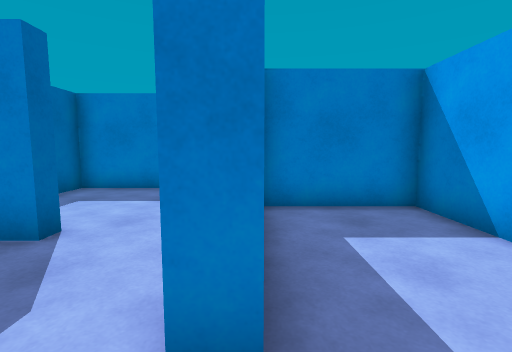
View 1 (above)

15 first-person views from a walk through a 3-D level made in the Unity game engine. The camera is 1.3 m above the floor, tilts 6° down and sees 85° across. The floor is counted in squares, 1 m on a side. Each view is taken from the middle of a square. On the plan, view 1 faces up. The plan holds only what a view shows up to about 13 squares ahead; the rest is blank.

View 2
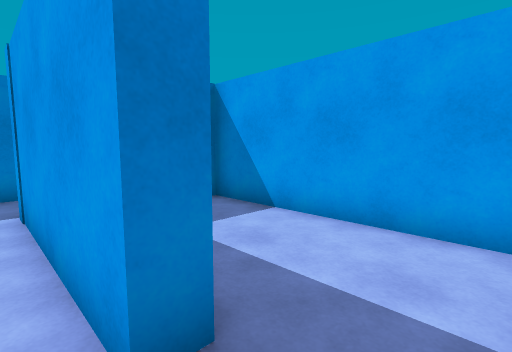

View 3
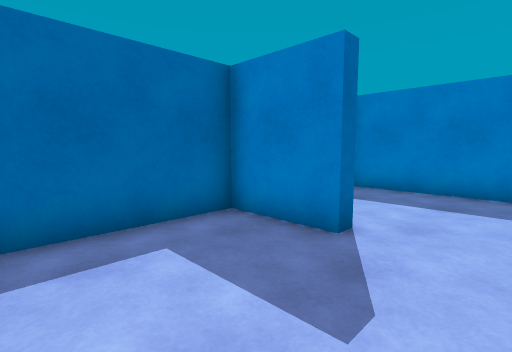

View 4
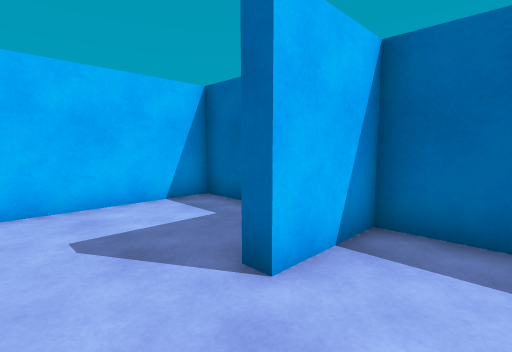

View 5
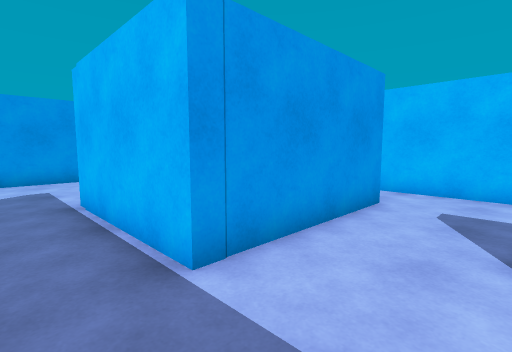

View 6
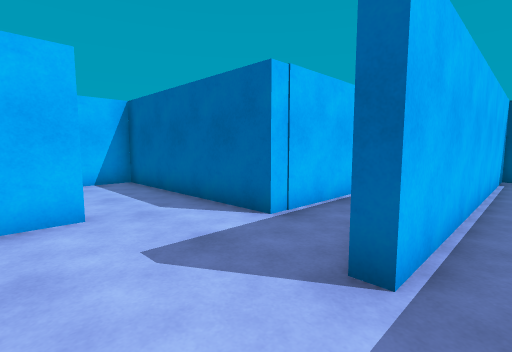

View 7
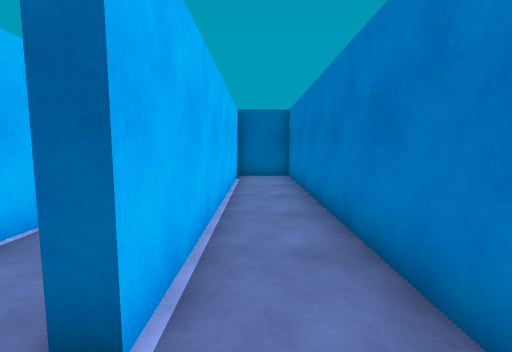

View 8
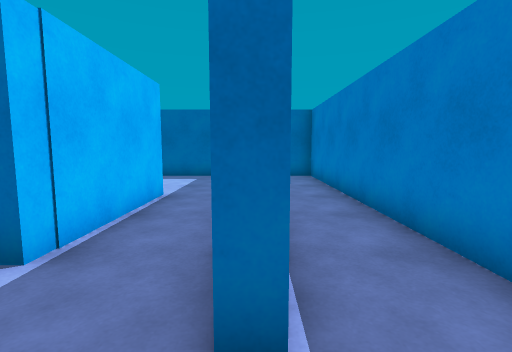

View 9
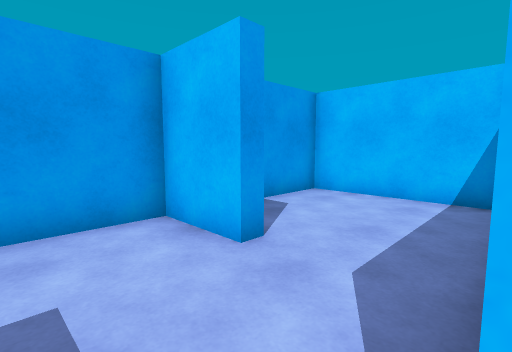

View 10
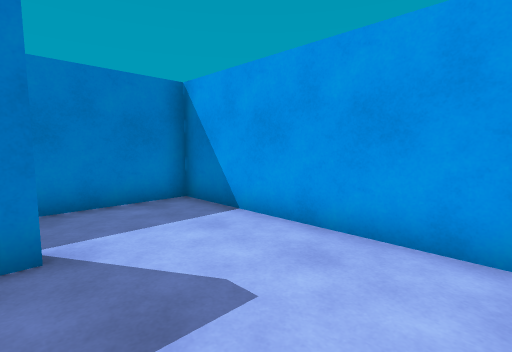

View 11
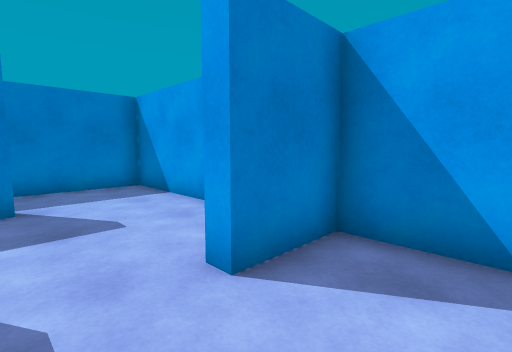

View 12
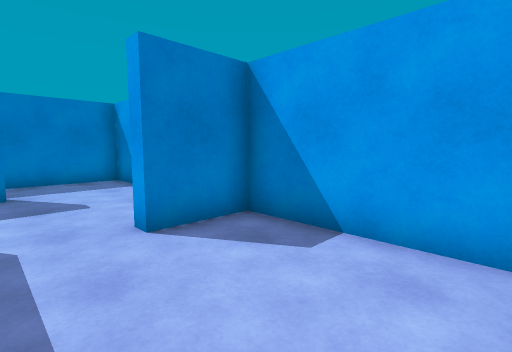

View 13
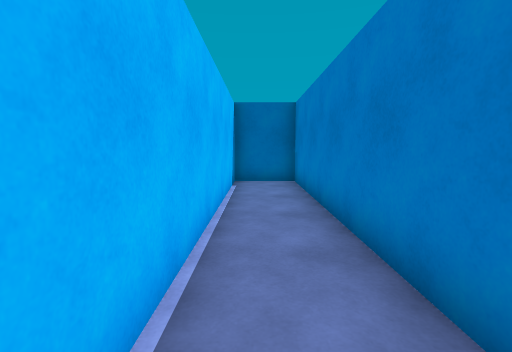

View 14
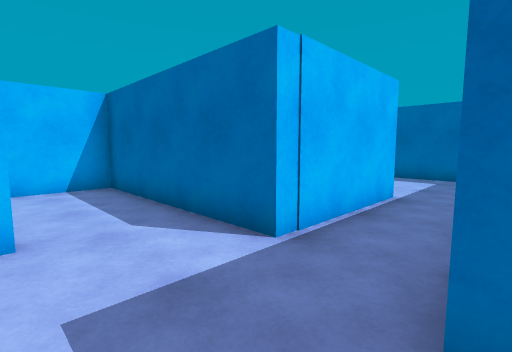

View 15
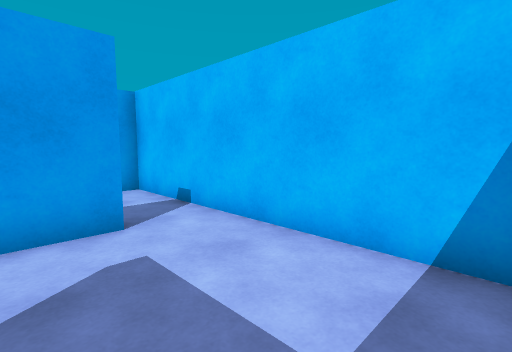

### Floor plan
Points are (right, up) in squares from view 1. A wall is a line through its corners. A room is listed if a view was taken in it or the views show most of it. See-through windows are left out.
Room 1 (view 1)
walls: (0.1, 1.4) (-0.5, 1.4); (-0.5, -0.5) (3.5, -0.5) (3.5, 6) (0.1, 6)
ways out: opening at (0, 0.5) to room 2
Room 2 (views 2, 3, 4, 5, 15)
walls: (-0.5, 1.4) (-0.5, 6.5); (-0.2, 8.7) (-5.5, 8.7) (-5.5, 4.2) (-3, 4.2) (-3, 3.8) (-5.5, 3.8) (-5.5, -0.5) (-0.5, -0.5)
ways out: opening at (0, 0.5) to room 1; opening at (-1, 7.5) to room 3
Room 3 (views 6, 7, 8, 9, 10, 13, 14)
walls: (-0.5, 6.5) (4, 6.5) (4, 4.5); (6.7, 4.5) (8.9, 4.5) (8.9, 11.5) (-5.5, 11.5) (-5.5, 9.2) (5.4, 9.2) (5.4, 8.7) (5, 8.7)
ways out: opening at (-1, 7.5) to room 2; opening at (5.5, 4) to room 4
Room 4 (views 11, 12)
walls: (4, 4.5) (4, -0.5) (8.9, -0.5) (8.9, 4.1) (6.7, 4.1) (6.7, 4.5)
ways out: opening at (5.5, 4) to room 3

Where each view was taken, in squares from view 1:
view 1: 0 up, 0 right, facing up
view 2: 0 up, 1 left, facing up-right
view 3: 0 up, 1 left, facing up-left
view 4: 6 up, 1 left, facing down-left
view 5: 8 up, 3 left, facing down-right
view 6: 10 up, 8 right, facing down-left
view 7: 10 up, 7 right, facing left
view 8: 9 up, 7 right, facing left
view 9: 7 up, 4 right, facing down-right
view 10: 5 up, 5 right, facing up-right
view 11: 2 up, 5 right, facing up-right
view 12: 0 up, 5 right, facing up-right
view 13: 10 up, 5 right, facing left
view 14: 9 up, 7 right, facing down-left
view 15: 3 up, 5 left, facing down-right
